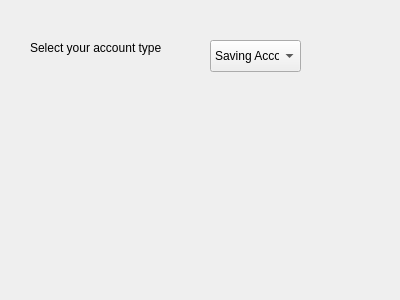
<?xml version="1.0" encoding="UTF-8"?>
<ui version="4.0">
 <class>Dialog</class>
 <widget class="QDialog" name="Dialog">
  <property name="geometry">
   <rect>
    <x>0</x>
    <y>0</y>
    <width>400</width>
    <height>300</height>
   </rect>
  </property>
  <property name="windowTitle">
   <string>Dialog</string>
  </property>
  <widget class="QLabel" name="label">
   <property name="geometry">
    <rect>
     <x>30</x>
     <y>40</y>
     <width>161</width>
     <height>16</height>
    </rect>
   </property>
   <property name="text">
    <string>Select your account type</string>
   </property>
  </widget>
  <widget class="QLabel" name="labelAccountType">
   <property name="geometry">
    <rect>
     <x>40</x>
     <y>250</y>
     <width>311</width>
     <height>16</height>
    </rect>
   </property>
   <property name="text">
    <string/>
   </property>
  </widget>
  <widget class="QComboBox" name="comboBoxAccountType">
   <property name="geometry">
    <rect>
     <x>210</x>
     <y>40</y>
     <width>91</width>
     <height>32</height>
    </rect>
   </property>
   <item>
    <property name="text">
     <string>Saving Account</string>
    </property>
   </item>
   <item>
    <property name="text">
     <string>Current Account</string>
    </property>
   </item>
   <item>
    <property name="text">
     <string>Recurring Deposit Account</string>
    </property>
   </item>
   <item>
    <property name="text">
     <string>Fixed Deposit Account</string>
    </property>
   </item>
  </widget>
 </widget>
 <resources/>
 <connections/>
</ui>
